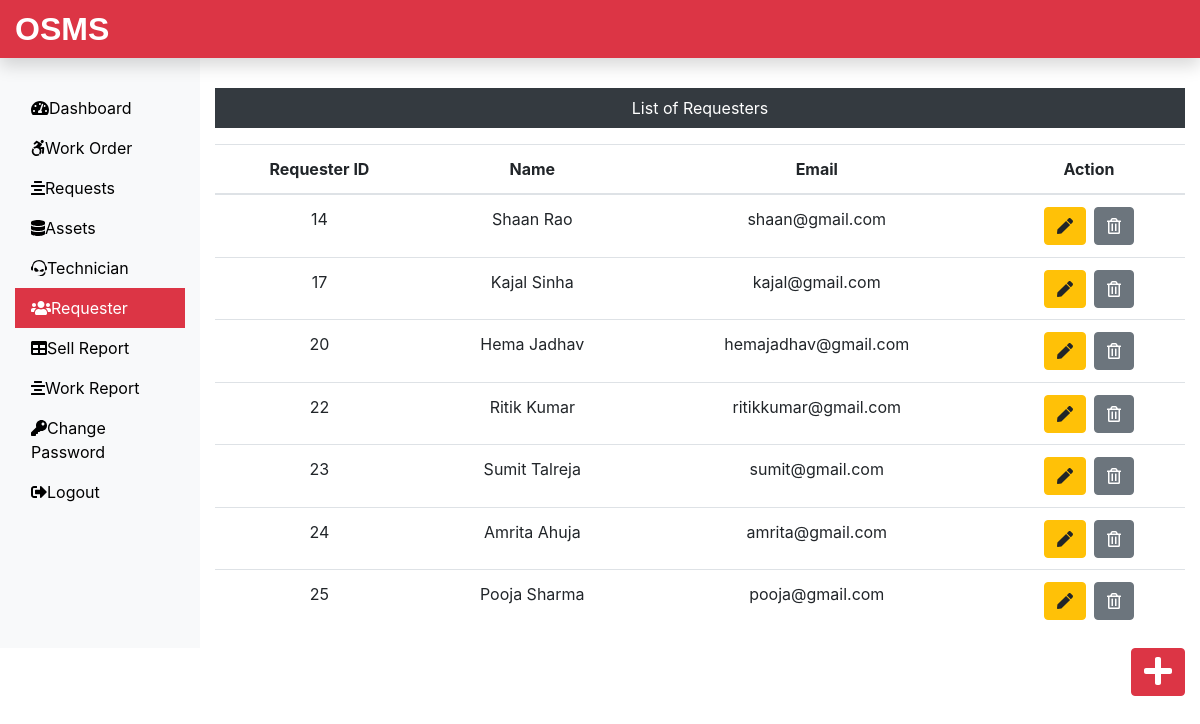
Screenshot of /OSMS/Admin/Requester.php (signed in) with the database file from the repository.
### tables this page shows
CREATE TABLE `requesterlogin_tb` (
  `r_login_id` int(11) NOT NULL,
  `r_name` varchar(60) NOT NULL,
  `r_email` varchar(60) NOT NULL,
  `r_password` varchar(60) NOT NULL
);

### OSMS/Admin/Requester.php (the view, shortened to what this page needs)
<?php
include('../dbConnection.php');
include('includes/header.php');
?>
<div class="col-sm-9 col-md-10 mt-5 text-center">
    <p class="bg-dark text-white p-2">List of Requesters</p>
        <?php
        $sql="SELECT *from requesterlogin_tb";
        $result=$conn->query($sql);
        if($result->num_rows >0){
            echo '<table class="table">';
                echo '<thead>';
                    echo '<tr>';
                    echo '<th scope="col">Requester ID</th>';
                    echo '<th scope="col">Name</th>';
                    echo '<th scope="col">Email</th>';
                    echo '<th scope="col">Action</th>';
                    echo '</tr>';
                 echo '</thead>';
        echo '<tbody>';
         while($row =$result->fetch_assoc())
         {
            echo '<tr>';
            echo '<td>'.$row['r_login_id'].'</td>';
            echo '<td>'.$row['r_name'].'</td>';
            echo '<td>'.$row['r_email'].'</td>';
            echo '<td>';
                echo '<form action="editreq.php" method="POST" class="d-inline mr-2">';
                echo '<input type="hidden" name="id" value='.$row['r_login_id'].'><button class="btn btn-warning" name="edit" value="Edit" type="submit" class="btn btn-info mr-3"><i class="fas fa-pen"></i></button>';
                echo '</form>';
                echo '<form action="" method="POST" class="d-inline">';
                echo '<input type="hidden" name="id" value='.$row['r_login_id'].'><button class="btn btn-secondary" name="delete" value="Delete" type="submit"><i class="far fa-trash-alt"></i></button>';
                echo '</form>';
            echo '</td>';
        echo '</tr>';
            echo '<tr>';
         }
         echo '</tbody>';
        echo '</table>';
        }
        else{
            echo '0 Result';
        }
        ?>
    </div>
    </div>
    <div class="float-right" ><a href="insertreq.php" class="btn btn-danger"><i class="fas fa-plus fa-2x"></i></a></div>
   </div>
</body>
</html>

### OSMS/css/custom.css (style rules this page uses)
a { color:black; }

### rows the page displays
requesterlogin_tb: r_login_id "14", r_name "Shaan Rao", r_email "shaan@gmail.com"
requesterlogin_tb: r_login_id "17", r_name "Kajal Sinha", r_email "kajal@gmail.com"
requesterlogin_tb: r_login_id "20", r_name "Hema Jadhav", r_email "hemajadhav@gmail.com"
requesterlogin_tb: r_login_id "22", r_name "Ritik Kumar", r_email "ritikkumar@gmail.com"
requesterlogin_tb: r_login_id "23", r_name "Sumit Talreja", r_email "sumit@gmail.com"
requesterlogin_tb: r_login_id "24", r_name "Amrita Ahuja", r_email "amrita@gmail.com"
requesterlogin_tb: r_login_id "25", r_name "Pooja Sharma", r_email "pooja@gmail.com"
